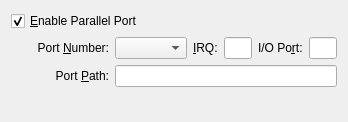
<ui version="4.0" >
 <comment>
 VBox frontends: Qt4 GUI ("VirtualBox"):

     Copyright (C) 2008 Sun Microsystems, Inc.

     This file is part of VirtualBox Open Source Edition (OSE), as
     available from http://www.virtualbox.org. This file is free software;
     you can redistribute it and/or modify it under the terms of the GNU
     General Public License (GPL) as published by the Free Software
     Foundation, in version 2 as it comes in the "COPYING" file of the
     VirtualBox OSE distribution. VirtualBox OSE is distributed in the
     hope that it will be useful, but WITHOUT ANY WARRANTY of any kind.

     Please contact Sun Microsystems, Inc., 4150 Network Circle, Santa
     Clara, CA 95054 USA or visit http://www.sun.com if you need
     additional information or have any questions.
 </comment>
 <class>VBoxVMSettingsParallel</class>
 <widget class="QWidget" name="VBoxVMSettingsParallel" >
  <property name="geometry" >
   <rect>
    <x>0</x>
    <y>0</y>
    <width>348</width>
    <height>122</height>
   </rect>
  </property>
  <layout class="QGridLayout" >
   <item row="0" column="0" colspan="2" >
    <widget class="QCheckBox" name="mGbParallel" >
     <property name="whatsThis" >
      <string>When checked, enables the given parallel port of the virtual machine.</string>
     </property>
     <property name="text" >
      <string>&amp;Enable Parallel Port</string>
     </property>
     <property name="checked" >
      <bool>true</bool>
     </property>
    </widget>
   </item>
   <item row="1" column="0" >
    <spacer>
     <property name="orientation" >
      <enum>Qt::Horizontal</enum>
     </property>
     <property name="sizeType" >
      <enum>QSizePolicy::Fixed</enum>
     </property>
     <property name="sizeHint" >
      <size>
       <width>20</width>
       <height>20</height>
      </size>
     </property>
    </spacer>
   </item>
   <item row="1" column="1" >
    <widget class="QWidget" native="1" name="mParallelChild" >
     <layout class="QGridLayout" >
      <property name="leftMargin" >
       <number>0</number>
      </property>
      <property name="topMargin" >
       <number>0</number>
      </property>
      <property name="rightMargin" >
       <number>0</number>
      </property>
      <property name="bottomMargin" >
       <number>0</number>
      </property>
      <item row="0" column="0" >
       <widget class="QLabel" name="mLbNumber" >
        <property name="text" >
         <string>Port &amp;Number:</string>
        </property>
        <property name="alignment" >
         <set>Qt::AlignRight|Qt::AlignTrailing|Qt::AlignVCenter</set>
        </property>
        <property name="buddy" >
         <cstring>mCbNumber</cstring>
        </property>
       </widget>
      </item>
      <item row="0" column="1" >
       <widget class="QComboBox" name="mCbNumber" >
        <property name="whatsThis" >
         <string>Displays the parallel port number. You can choose one of the standard parallel ports or select &lt;b>User-defined&lt;/b> and specify port parameters manually.</string>
        </property>
       </widget>
      </item>
      <item row="0" column="2" >
       <widget class="QLabel" name="mLbIRQ" >
        <property name="text" >
         <string>&amp;IRQ:</string>
        </property>
        <property name="buddy" >
         <cstring>mLeIRQ</cstring>
        </property>
       </widget>
      </item>
      <item row="0" column="3" >
       <widget class="QLineEdit" name="mLeIRQ" >
        <property name="sizePolicy" >
         <sizepolicy vsizetype="Fixed" hsizetype="Preferred" >
          <horstretch>0</horstretch>
          <verstretch>0</verstretch>
         </sizepolicy>
        </property>
        <property name="whatsThis" >
         <string>Displays the IRQ number of this parallel port. This should be a whole number between &lt;tt>0&lt;/tt> and &lt;tt>255&lt;/tt>. Values greater than &lt;tt>15&lt;/tt> may only be used if the &lt;b>IO APIC&lt;/b> setting is enabled for this virtual machine.</string>
        </property>
       </widget>
      </item>
      <item row="0" column="4" >
       <widget class="QLabel" name="mLbIOPort" >
        <property name="text" >
         <string>I/O Po&amp;rt:</string>
        </property>
        <property name="buddy" >
         <cstring>mLeIOPort</cstring>
        </property>
       </widget>
      </item>
      <item row="0" column="5" >
       <widget class="QLineEdit" name="mLeIOPort" >
        <property name="sizePolicy" >
         <sizepolicy vsizetype="Fixed" hsizetype="Preferred" >
          <horstretch>0</horstretch>
          <verstretch>0</verstretch>
         </sizepolicy>
        </property>
        <property name="whatsThis" >
         <string>Displays the base I/O port address of this parallel port. Valid values are integer numbers in range from &lt;tt>0&lt;/tt> to &lt;tt>0xFFFF&lt;/tt>.</string>
        </property>
       </widget>
      </item>
      <item row="1" column="0" >
       <widget class="QLabel" name="mLbPath" >
        <property name="text" >
         <string>Port &amp;Path:</string>
        </property>
        <property name="alignment" >
         <set>Qt::AlignRight|Qt::AlignTrailing|Qt::AlignVCenter</set>
        </property>
        <property name="buddy" >
         <cstring>mLePath</cstring>
        </property>
       </widget>
      </item>
      <item row="1" column="1" colspan="5" >
       <widget class="QLineEdit" name="mLePath" >
        <property name="whatsThis" >
         <string>Displays the host parallel device name.</string>
        </property>
       </widget>
      </item>
     </layout>
    </widget>
   </item>
   <item row="1" column="2" >
    <spacer>
     <property name="orientation" >
      <enum>Qt::Horizontal</enum>
     </property>
     <property name="sizeHint" >
      <size>
       <width>40</width>
       <height>20</height>
      </size>
     </property>
    </spacer>
   </item>
   <item row="2" column="1" >
    <spacer>
     <property name="orientation" >
      <enum>Qt::Vertical</enum>
     </property>
     <property name="sizeHint" >
      <size>
       <width>16</width>
       <height>21</height>
      </size>
     </property>
    </spacer>
   </item>
  </layout>
 </widget>
 <resources/>
 <connections>
  <connection>
   <sender>mGbParallel</sender>
   <signal>toggled(bool)</signal>
   <receiver>mParallelChild</receiver>
   <slot>setEnabled(bool)</slot>
   <hints>
    <hint type="sourcelabel" >
     <x>76</x>
     <y>20</y>
    </hint>
    <hint type="destinationlabel" >
     <x>285</x>
     <y>120</y>
    </hint>
   </hints>
  </connection>
 </connections>
</ui>
